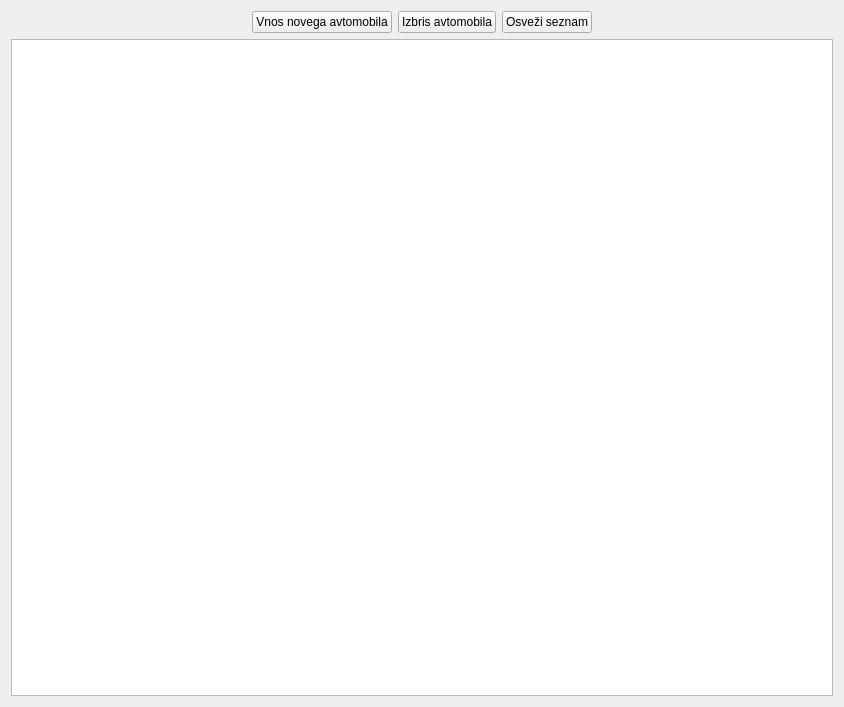
<?xml version="1.0" encoding="UTF-8"?>
<ui version="4.0">
 <class>wid_avtomobili</class>
 <widget class="QWidget" name="wid_avtomobili">
  <property name="geometry">
   <rect>
    <x>0</x>
    <y>0</y>
    <width>844</width>
    <height>707</height>
   </rect>
  </property>
  <property name="windowTitle">
   <string>Form</string>
  </property>
  <layout class="QVBoxLayout" name="verticalLayout">
   <item>
    <layout class="QHBoxLayout" name="horizontalLayout">
     <item>
      <spacer name="horizontalSpacer">
       <property name="orientation">
        <enum>Qt::Horizontal</enum>
       </property>
       <property name="sizeHint" stdset="0">
        <size>
         <width>40</width>
         <height>20</height>
        </size>
       </property>
      </spacer>
     </item>
     <item>
      <widget class="QPushButton" name="btn_nov">
       <property name="text">
        <string>Vnos novega avtomobila</string>
       </property>
      </widget>
     </item>
     <item>
      <widget class="QPushButton" name="btn_brisi">
       <property name="text">
        <string>Izbris avtomobila</string>
       </property>
      </widget>
     </item>
     <item>
      <widget class="QPushButton" name="btn_refresh">
       <property name="text">
        <string>Osveži seznam</string>
       </property>
      </widget>
     </item>
     <item>
      <spacer name="horizontalSpacer_2">
       <property name="orientation">
        <enum>Qt::Horizontal</enum>
       </property>
       <property name="sizeHint" stdset="0">
        <size>
         <width>40</width>
         <height>20</height>
        </size>
       </property>
      </spacer>
     </item>
    </layout>
   </item>
   <item>
    <widget class="QTableWidget" name="tbl_avtomobili">
     <property name="editTriggers">
      <set>QAbstractItemView::NoEditTriggers</set>
     </property>
     <property name="dragEnabled">
      <bool>false</bool>
     </property>
     <property name="alternatingRowColors">
      <bool>true</bool>
     </property>
     <property name="selectionMode">
      <enum>QAbstractItemView::SingleSelection</enum>
     </property>
     <property name="selectionBehavior">
      <enum>QAbstractItemView::SelectRows</enum>
     </property>
     <property name="sortingEnabled">
      <bool>true</bool>
     </property>
    </widget>
   </item>
  </layout>
 </widget>
 <resources/>
 <connections/>
</ui>
